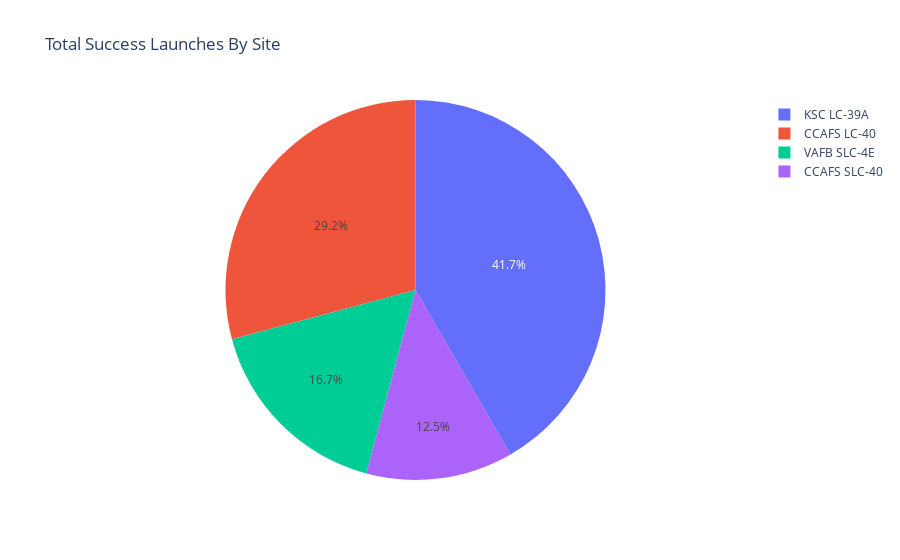

Notebook cell for this chart:
### Code cell
# Here, ceeate the success pie chart

# Pie chart for all launches
fig = px.pie(spacex_df, values = 'class', names = 'Launch Site', title = 'Total Success Launches By Site')
fig.show()

# Pie chart for a given site
sites = ['CCAFS LC-40', 'VAFB SLC-4E', 'KSC LC-39A', 'CCAFS SLC-40']
site = sites[1]
site_df = spacex_df[spacex_df['Launch Site'] == site]
fig = px.pie(site_df, names = 'class', title = f'Total Success Launches for site {site}')
# fig.show()

### Figure 1 — Plotly figure (JSON) as saved in the notebook; plotly's stock layout.template omitted (floating-point values rounded to 4 significant figures)
{"data": [{"domain": {"x": [0, 1], "y": [0, 1]}, "hovertemplate": "Launch Site=%{label}<br>class=%{value}<extra></extra>", "labels": ["CCAFS LC-40", "CCAFS LC-40", "CCAFS LC-40", "CCAFS LC-40", "CCAFS LC-40", "CCAFS LC-40", "CCAFS LC-40", "CCAFS LC-40", "CCAFS LC-40", "CCAFS LC-40", "CCAFS LC-40", "CCAFS LC-40", "CCAFS LC-40", "CCAFS LC-40", "CCAFS LC-40", "CCAFS LC-40", "CCAFS LC-40", "CCAFS LC-40", "CCAFS LC-40", "CCAFS LC-40", "CCAFS LC-40", "CCAFS LC-40", "CCAFS LC-40", "CCAFS LC-40", "CCAFS LC-40", "CCAFS LC-40", "VAFB SLC-4E", "VAFB SLC-4E", "VAFB SLC-4E", "VAFB SLC-4E", "VAFB SLC-4E", "VAFB SLC-4E", "VAFB SLC-4E", "VAFB SLC-4E", "VAFB SLC-4E", "VAFB SLC-4E", "KSC LC-39A", "KSC LC-39A", "KSC LC-39A", "KSC LC-39A", "KSC LC-39A", "KSC LC-39A", "KSC LC-39A", "KSC LC-39A", "KSC LC-39A", "KSC LC-39A", "KSC LC-39A", "KSC LC-39A", "KSC LC-39A", "CCAFS SLC-40", "CCAFS SLC-40", "CCAFS SLC-40", "CCAFS SLC-40", "CCAFS SLC-40", "CCAFS SLC-40", "CCAFS SLC-40"], "legendgroup": "", "name": "", "showlegend": true, "type": "pie", "values": [0, 0, 0, 0, 0, 0, 0, 0, 0, 0, 0, 0, 0, 0, 0, 0, 0, 1, 1, 0, 1, 1, 1, 0, 1, 1, 0, 0, 1, 1, 1, 1, 0, 0, 0, 0, 1, 0, 1, 1, 0, 1, 1, 0, 1, 1, 1, 1, 1, 1, 1, 0, 0, 0, 1, 0]}], "layout": {"autosize": true, "legend": {"tracegroupgap": 0}, "title": {"text": "Total Success Launches By Site"}}}
